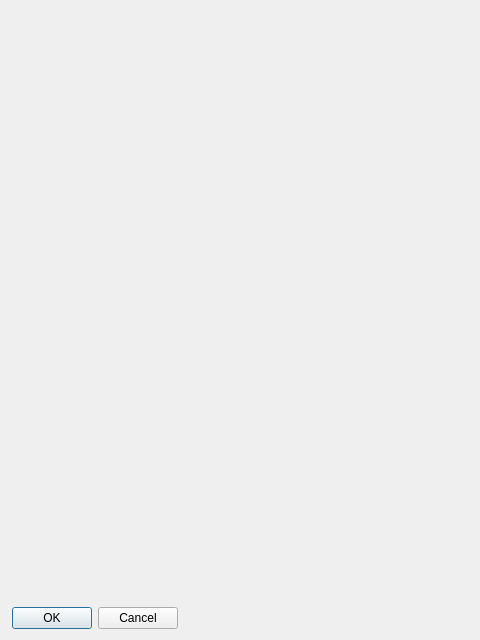
<?xml version="1.0" encoding="UTF-8"?>
<ui version="4.0">
 <class>Resultado</class>
 <widget class="QDialog" name="Resultado">
  <property name="geometry">
   <rect>
    <x>0</x>
    <y>0</y>
    <width>480</width>
    <height>640</height>
   </rect>
  </property>
  <property name="windowTitle">
   <string>Dialog</string>
  </property>
  <widget class="QLabel" name="lblImg">
   <property name="geometry">
    <rect>
     <x>9</x>
     <y>9</y>
     <width>461</width>
     <height>551</height>
    </rect>
   </property>
   <property name="text">
    <string/>
   </property>
  </widget>
  <widget class="QDialogButtonBox" name="buttonBox">
   <property name="geometry">
    <rect>
     <x>9</x>
     <y>605</y>
     <width>169</width>
     <height>26</height>
    </rect>
   </property>
   <property name="orientation">
    <enum>Qt::Horizontal</enum>
   </property>
   <property name="standardButtons">
    <set>QDialogButtonBox::Cancel|QDialogButtonBox::Ok</set>
   </property>
  </widget>
  <widget class="QLabel" name="lblMsg">
   <property name="geometry">
    <rect>
     <x>9</x>
     <y>568</y>
     <width>462</width>
     <height>31</height>
    </rect>
   </property>
   <property name="text">
    <string/>
   </property>
  </widget>
 </widget>
 <resources/>
 <connections>
  <connection>
   <sender>buttonBox</sender>
   <signal>accepted()</signal>
   <receiver>Resultado</receiver>
   <slot>accept()</slot>
   <hints>
    <hint type="sourcelabel">
     <x>248</x>
     <y>254</y>
    </hint>
    <hint type="destinationlabel">
     <x>157</x>
     <y>274</y>
    </hint>
   </hints>
  </connection>
  <connection>
   <sender>buttonBox</sender>
   <signal>rejected()</signal>
   <receiver>Resultado</receiver>
   <slot>reject()</slot>
   <hints>
    <hint type="sourcelabel">
     <x>316</x>
     <y>260</y>
    </hint>
    <hint type="destinationlabel">
     <x>286</x>
     <y>274</y>
    </hint>
   </hints>
  </connection>
 </connections>
</ui>
